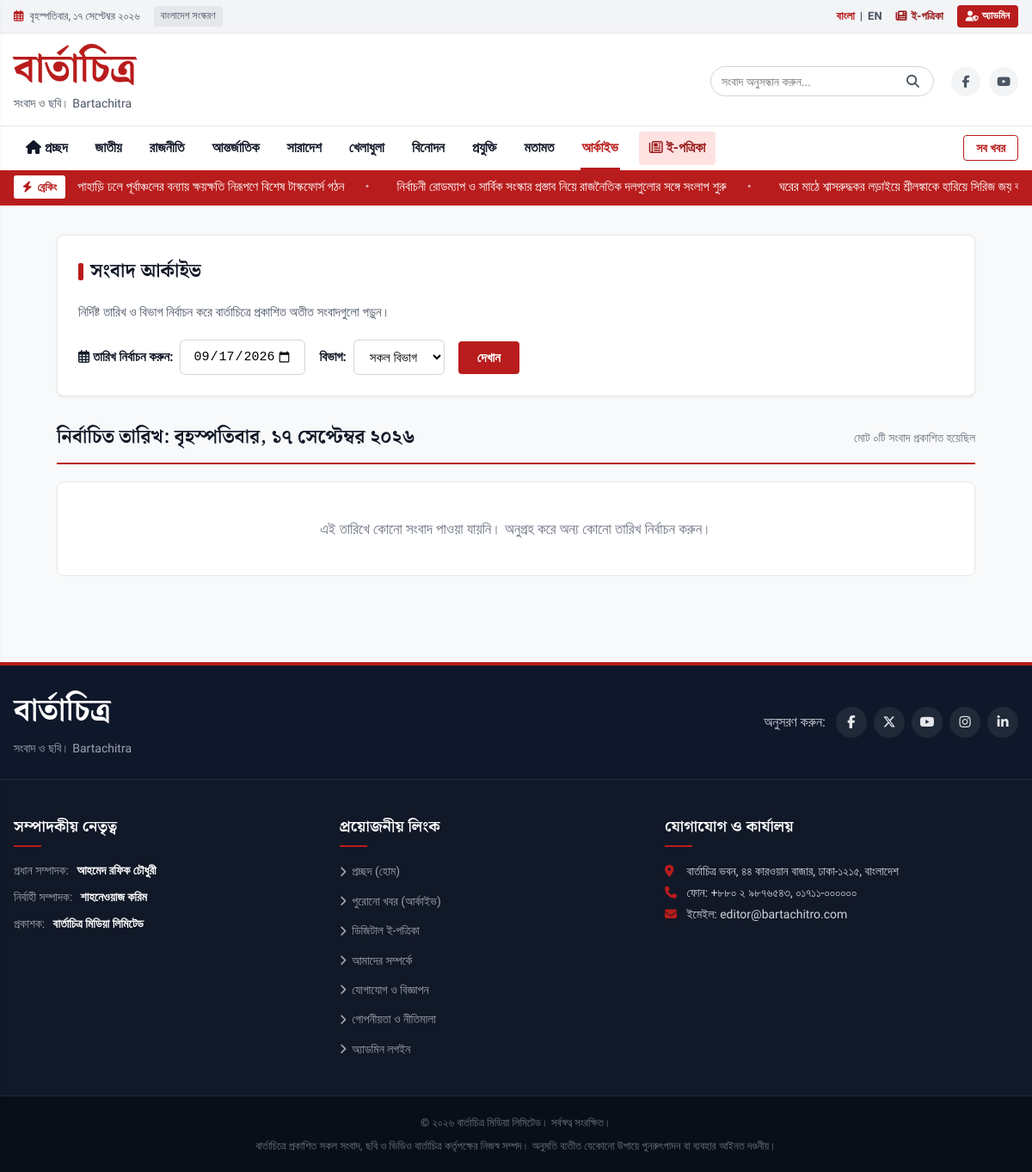
/bartachitro/archive.php, run on the app's committed database.
### tables this page shows
CREATE TABLE IF NOT EXISTS `categories` (
  `id` INT UNSIGNED NOT NULL AUTO_INCREMENT,
  `name` VARCHAR(100) NOT NULL,
  `slug` VARCHAR(100) NOT NULL UNIQUE,
  `name_en` VARCHAR(100) NOT NULL,
  `description` TEXT DEFAULT NULL,
  `display_order` INT NOT NULL DEFAULT 0,
  `status` ENUM('active', 'inactive') NOT NULL DEFAULT 'active',
  `created_at` DATETIME NOT NULL DEFAULT CURRENT_TIMESTAMP,
  PRIMARY KEY (`id`)
);

CREATE TABLE IF NOT EXISTS `news` (
  `id` INT UNSIGNED NOT NULL AUTO_INCREMENT,
  `category_id` INT UNSIGNED NOT NULL,
  `author_id` INT UNSIGNED DEFAULT 1,
  `author_name` VARCHAR(100) NOT NULL DEFAULT 'বার্তাচিত্র ডেস্ক',
  `title` VARCHAR(255) NOT NULL,
  `slug` VARCHAR(255) NOT NULL UNIQUE,
  `summary` TEXT NOT NULL,
  `content` LONGTEXT NOT NULL,
  `featured_image` VARCHAR(255) NOT NULL,
  `image_caption` VARCHAR(255) DEFAULT NULL,
  `video_url` VARCHAR(500) DEFAULT NULL,
  `status` ENUM('published', 'draft', 'archived') NOT NULL DEFAULT 'published',
  `is_featured` TINYINT(1) NOT NULL DEFAULT 0,
  `is_breaking` TINYINT(1) NOT NULL DEFAULT 0,
  `views` INT UNSIGNED NOT NULL DEFAULT 0,
  `published_at` DATETIME NOT NULL DEFAULT CURRENT_TIMESTAMP,
  `created_at` DATETIME NOT NULL DEFAULT CURRENT_TIMESTAMP,
  `updated_at` DATETIME DEFAULT CURRENT_TIMESTAMP ON UPDATE CURRENT_TIMESTAMP,
  `seo_title` VARCHAR(255) DEFAULT NULL,
  `seo_description` TEXT DEFAULT NULL,
  `seo_keywords` VARCHAR(255) DEFAULT NULL,
  `facebook_post_id` VARCHAR(255) DEFAULT NULL,
  `facebook_post_url` VARCHAR(500) DEFAULT NULL,
  `facebook_posted_at` DATETIME DEFAULT NULL,
  `facebook_post_status` VARCHAR(50) DEFAULT NULL,
  `facebook_post_error` TEXT DEFAULT NULL,
  PRIMARY KEY (`id`),
  KEY `idx_category` (`category_id`),
  KEY `idx_status_published` (`status`, `published_at`),
  KEY `idx_is_featured` (`is_featured`),
  KEY `idx_is_breaking` (`is_breaking`),
  CONSTRAINT `fk_news_category` FOREIGN KEY (`category_id`) REFERENCES `categories` (`id`) ON DELETE CASCADE
);

### bartachitro/includes/functions.php (called while the page is built, shortened)
<?php
function bnNum($number): string {
    $en = ['0', '1', '2', '3', '4', '5', '6', '7', '8', '9'];
    $bn = ['০', '১', '২', '৩', '৪', '৫', '৬', '৭', '৮', '৯'];
    return str_replace($en, $bn, (string)$number);
}
function bnDate($datetime, $showTime = true): string {
    $timestamp = is_numeric($datetime) ? $datetime : strtotime($datetime);
    $monthsEn = ['January', 'February', 'March', 'April', 'May', 'June', 'July', 'August', 'September', 'October', 'November', 'December'];
    $monthsBn = ['জানুয়ারি', 'ফেব্রুয়ারি', 'মার্চ', 'এপ্রিল', 'মে', 'জুন', 'জুলাই', 'আগস্ট', 'সেপ্টেম্বর', 'অক্টোবর', 'নভেম্বর', 'ডিসেম্বর'];
    $daysEn = ['Saturday', 'Sunday', 'Monday', 'Tuesday', 'Wednesday', 'Thursday', 'Friday'];
    $daysBn = ['শনিবার', 'রবিবার', 'সোমবার', 'মঙ্গলবার', 'বুধবার', 'বৃহস্পতিবার', 'শুক্রবার'];
    $dayName = $daysBn[array_search(date('l', $timestamp), $daysEn)];
    $dayNum  = bnNum(date('j', $timestamp));
    $month   = $monthsBn[array_search(date('F', $timestamp), $monthsEn)];
    $year    = bnNum(date('Y', $timestamp));
    $dateStr = "{$dayNum} {$month} {$year}";
    return "{$dayName}, {$dateStr}";
}
function getCategories(): array {
    static $cats = null;
    if ($cats === null) {
        try {
            $db = getDB();
            $stmt = $db->query("SELECT * FROM `categories` WHERE `status` = 'active' ORDER BY `display_order` ASC");
            $cats = $stmt->fetchAll();
        } catch (Exception $e) {
            $cats = [];
        }
    }
    return $cats;
}
function getBreakingNews(int $limit = 5): array {
    try {
        $db = getDB();
        $stmt = $db->prepare("SELECT id, title, slug, published_at FROM news WHERE status = 'published' AND is_breaking = 1 ORDER BY published_at DESC LIMIT :limit");
        $stmt->bindValue(':limit', $limit, PDO::PARAM_INT);
        $stmt->execute();
        return $stmt->fetchAll();
    } catch (Exception $e) {
        return [];
    }
}
function e(?string $string): string {
    return htmlspecialchars($string ?? '', ENT_QUOTES, 'UTF-8');
}

### bartachitro/archive.php (the view, shortened to what this page needs)
<?php
require_once __DIR__ . '/includes/functions.php';
$db = getDB();
$selectedDate = $_GET['date'] ?? date('Y-m-d');
$sql = "SELECT n.*, c.name as category_name, c.slug as category_slug
        FROM news n
        JOIN categories c ON n.category_id = c.id
        WHERE n.status = 'published' AND DATE(n.published_at) = :selected_date";
$params = [':selected_date' => $selectedDate];
$sql .= " ORDER BY n.published_at DESC";
$stmt = $db->prepare($sql);
$stmt->execute($params);
$archiveNews = $stmt->fetchAll();
include __DIR__ . '/includes/header.php';
?>
<div class="container" style="max-width:1100px;margin-top:10px;margin-bottom:60px;">
    <div style="background:#ffffff;border:1px solid #e5e7eb;border-radius:8px;padding:24px;box-shadow:var(--shadow-sm);margin-bottom:30px;">
        <h1 class="section-title" style="margin-bottom:16px;">সংবাদ আর্কাইভ</h1>
        <p style="color:#4b5563;margin-bottom:20px;font-size:15px;">নির্দিষ্ট তারিখ ও বিভাগ নির্বাচন করে বার্তাচিত্রে প্রকাশিত অতীত সংবাদগুলো পড়ুন।</p>
        <form action="<?= BASE_URL ?>/archive.php" method="GET" style="display:flex;align-items:center;gap:16px;flex-wrap:wrap;">
            <div style="display:flex;align-items:center;gap:8px;">
                <label for="archiveDate" style="font-weight:600;font-size:15px;"><i class="fa-regular fa-calendar-days text-red"></i> তারিখ নির্বাচন করুন:</label>
                <input type="date" id="archiveDate" name="date" value="<?= e($selectedDate) ?>" max="<?= date('Y-m-d') ?>" style="padding:10px 14px;border:1px solid #d1d5db;border-radius:6px;font-size:15px;">
            </div>
            <div style="display:flex;align-items:center;gap:8px;">
                <label for="archiveCat" style="font-weight:600;font-size:15px;">বিভাগ:</label>
                <select id="archiveCat" name="cat" style="padding:10px 14px;border:1px solid #d1d5db;border-radius:6px;font-size:15px;background:#ffffff;">
                    <option value="">সকল বিভাগ</option>
                </select>
            </div>
            <button type="submit" class="admin-badge-btn" style="padding:10px 22px;font-size:15px;background:#b91c1c;border:none;cursor:pointer;">
                দেখান
            </button>
        </form>
    </div>
    <div style="display:flex;justify-content:space-between;align-items:center;margin-bottom:20px;border-bottom:2px solid #b91c1c;padding-bottom:10px;">
        <h2 style="font-family:var(--font-display);font-size:22px;font-weight:700;">
            নির্বাচিত তারিখ: <?= bnDate($selectedDate, false) ?>
        </h2>
        <span style="font-size:14px;color:#6b7280;">মোট <?= bnNum(count($archiveNews)) ?>টি সংবাদ প্রকাশিত হয়েছিল</span>
    </div>
    <?php if (!empty($archiveNews)): ?>
        <div class="news-cards-grid-4">
            <?php foreach ($archiveNews as $item): ?>
            <article class="news-card-standard">
                <div class="news-card-thumb">
                    <a href="<?= BASE_URL ?>/article.php?slug=<?= e($item['slug']) ?>">
                        <img src="<?= e($item['featured_image']) ?>" alt="<?= e($item['title']) ?>" loading="lazy">
                    </a>
                </div>
                <div class="news-card-content">
                    <span class="news-card-category"><?= e($item['category_name']) ?></span>
                    <h3 class="news-card-title">
                        <a href="<?= BASE_URL ?>/article.php?slug=<?= e($item['slug']) ?>">
                            <?= e($item['title']) ?>
                        </a>
                    </h3>
                    <div class="news-card-meta">
                        <i class="fa-regular fa-clock"></i> <?= bnDate($item['published_at']) ?>
                    </div>
                </div>
            </article>
            <?php endforeach; ?>
        </div>
    <?php else: ?>
        <div style="background:#ffffff;border:1px solid #e5e7eb;border-radius:8px;padding:40px;text-align:center;">
            <p style="font-size:17px;color:#6b7280;">এই তারিখে কোনো সংবাদ পাওয়া যায়নি। অনুগ্রহ করে অন্য কোনো তারিখ নির্বাচন করুন।</p>
        </div>
    <?php endif; ?>
</div>
<?php include __DIR__ . '/includes/footer.php'; ?>

### bartachitro/includes/navbar.php
<?php
$currentCategorySlug = $_GET['slug'] ?? '';
$currentPage = basename($_SERVER['PHP_SELF'], '.php');
?>
<nav class="main-navbar" id="mainNavbar">
    <div class="container navbar-inner">
        <ul class="nav-links">
            <li class="<?= ($currentPage === 'index' && empty($currentCategorySlug)) ? 'active' : '' ?>">
                <a href="<?= BASE_URL ?>/" title="হোম"><i class="fa-solid fa-house"></i> প্রচ্ছদ</a>
            </li>
            <?php foreach ($categories as $cat): ?>
                <li class="<?= ($currentCategorySlug === $cat['slug']) ? 'active' : '' ?>">
                    <a href="<?= BASE_URL ?>/category.php?slug=<?= e($cat['slug']) ?>">
                        <?= e($cat['name']) ?>
                    </a>
                </li>
            <?php endforeach; ?>
            <li class="<?= ($currentPage === 'archive') ? 'active' : '' ?>">
                <a href="<?= BASE_URL ?>/archive.php">আর্কাইভ</a>
            </li>
            <li class="nav-epaper <?= ($currentPage === 'epaper') ? 'active' : '' ?>">
                <a href="<?= BASE_URL ?>/epaper.php"><i class="fa-regular fa-newspaper"></i> ই-পত্রিকা</a>
            </li>
        </ul>
        <div class="nav-secondary-action">
            <a href="<?= BASE_URL ?>/category.php?slug=all" class="nav-all-news">সব খবর</a>
        </div>
    </div>
</nav>

### bartachitro/includes/breaking-news.php
<?php
$breakingItems = getBreakingNews(6);
?>
<?php if (!empty($breakingItems)): ?>
<div class="breaking-ticker-wrap">
    <div class="container breaking-inner">
        <div class="breaking-badge">
            <span class="badge-pulse"><i class="fa-solid fa-bolt"></i></span>
            <span class="badge-text">ব্রেকিং</span>
        </div>
        <div class="ticker-content" id="breakingTickerTrack">
            <ul class="ticker-list">
                <?php foreach ($breakingItems as $item): ?>
                    <li class="ticker-item">
                        <a href="<?= BASE_URL ?>/article.php?slug=<?= e($item['slug']) ?>">
                            <?= e($item['title']) ?>
                        </a>
                        <span class="ticker-dot">•</span>
                    </li>
                <?php endforeach; ?>
            </ul>
        </div>
    </div>
</div>
<?php endif; ?>

### bartachitro/assets/css/style.css (style rules this page uses)
:root { --primary-red: #b91c1c; --dark-red: #991b1b; --deep-red: #7f1d1d; --accent-gold: #f59e0b; --text-main: #111827; --text-muted: #4b5563; --text-light: #9ca3af; --bg-page: #f8f9fa; --bg-card: #ffffff; --border-color: #e5e7eb; --border-dark: #d1d5db; --font-display: 'Noto Serif Bengali', serif; --font-ui: 'Hind Siliguri', -apple-system, BlinkMacSystemFont, sans-serif; --shadow-sm: 0 1px 3px rgba(0,0,0,0.06); --shadow-md: 0 4px 6px -1px rgba(0,0,0,0.08); --max-width: 1240px; }
*, *::before, *::after { box-sizing: border-box; margin: 0; padding: 0; }
body { font-family: var(--font-ui); background-color: var(--bg-page); color: var(--text-main); line-height: 1.65; font-size: 16px; -webkit-font-smoothing: antialiased; }
a { color: inherit; text-decoration: none; transition: color 0.2s ease; }
.container { width: 100%; max-width: var(--max-width); margin-left: auto; margin-right: auto; padding-left: 16px; padding-right: 16px; }
.admin-badge-btn { background-color: var(--primary-red); color: #ffffff !important; padding: 3px 10px; border-radius: 4px; font-size: 12px; font-weight: 600; display: inline-flex; align-items: center; gap: 4px; }
.main-navbar { background: #ffffff; border-top: 1px solid var(--border-color); }
.navbar-inner { display: flex; justify-content: space-between; align-items: center; }
.nav-links { list-style: none; display: flex; align-items: center; flex-wrap: wrap; gap: 4px; }
.nav-links li a { display: block; padding: 12px 14px; font-size: 16px; font-weight: 600; color: var(--text-main); position: relative; }
.nav-links li.active a, .nav-links li a:hover { color: var(--primary-red); }
.nav-links li.active a::after { content: ''; position: absolute; bottom: 0; left: 12px; right: 12px; height: 3px; background: var(--primary-red); }
.nav-links li.nav-epaper a { color: var(--dark-red); background: #fee2e2; border-radius: 4px; margin-left: 6px; padding: 6px 12px; }
.nav-all-news { font-size: 14px; font-weight: 600; color: var(--primary-red); border: 1px solid var(--primary-red); padding: 6px 14px; border-radius: 4px; transition: all 0.2s; }
.breaking-ticker-wrap { background-color: var(--primary-red); color: #ffffff; padding: 6px 0; overflow: hidden; }
.breaking-inner { display: flex; align-items: center; gap: 14px; }
.breaking-badge { background: #ffffff; color: var(--primary-red); font-weight: 800; font-size: 13px; padding: 3px 10px; border-radius: 3px; display: flex; align-items: center; gap: 6px; white-space: nowrap; flex-shrink: 0; }
.badge-pulse i { color: var(--primary-red); animation: pulse 1.5s infinite; }
.ticker-content { overflow: hidden; position: relative; width: 100%; }
.ticker-list { display: flex; list-style: none; white-space: nowrap; animation: ticker-scroll 28s linear infinite; }
.ticker-item { display: inline-flex; align-items: center; font-size: 15px; font-weight: 500; padding-right: 32px; }
.ticker-item a { color: #ffffff; }
.ticker-dot { margin-left: 24px; color: rgba(255,255,255,0.6); }
.section-title { font-family: var(--font-display); font-size: 22px; font-weight: 800; color: var(--text-main); display: flex; align-items: center; gap: 8px; }
.section-title::before { content: ''; display: inline-block; width: 6px; height: 20px; background: var(--primary-red); border-radius: 2px; }

### data on the page
categories: name "জাতীয়"
categories: name "রাজনীতি"
categories: name "আন্তর্জাতিক"
categories: name "সারাদেশ"
categories: name "খেলাধুলা"
categories: name "বিনোদন"
categories: name "প্রযুক্তি"
categories: name "মতামত"
news: title "পাহাড়ি ঢলে পূর্বাঞ্চলের বন্যায় ক্ষয়ক্ষতি নিরূপণে বিশেষ টাস্কফোর্স গঠন"
news: title "নির্বাচনী রোডম্যাপ ও সার্বিক সংস্কার প্রস্তাব নিয়ে রাজনৈতিক দলগুলোর সঙ্গে সংলাপ শুরু"
news: title "ঘরের মাঠে শ্বাসরুদ্ধকর লড়াইয়ে শ্রীলঙ্কাকে হারিয়ে সিরিজ জয়…"

### other printed values
$currentDateBn "বৃহস্পতিবার, ১৭ সেপ্টেম্বর ২০২৬"
getSetting('tagline', APP_TAGLINE) "সংবাদ ও ছবি। Bartachitra"
bnNum(count($archiveNews)) "০"
getSetting('editor_name', 'আহমেদ রফিক চৌধুরী') "আহমেদ রফিক চৌধুরী"
getSetting('executive_editor', 'শাহনেওয়াজ করিম') "শাহনেওয়াজ করিম"
getSetting('phone', '+৮৮০ ২ ৯৮৭৬৫৪৩') "+৮৮০ ২ ৯৮৭৬৫৪৩, ০১৭১১-০০০০০০"
getSetting('email', 'editor@bartachitro.com') "editor@bartachitro.com"
